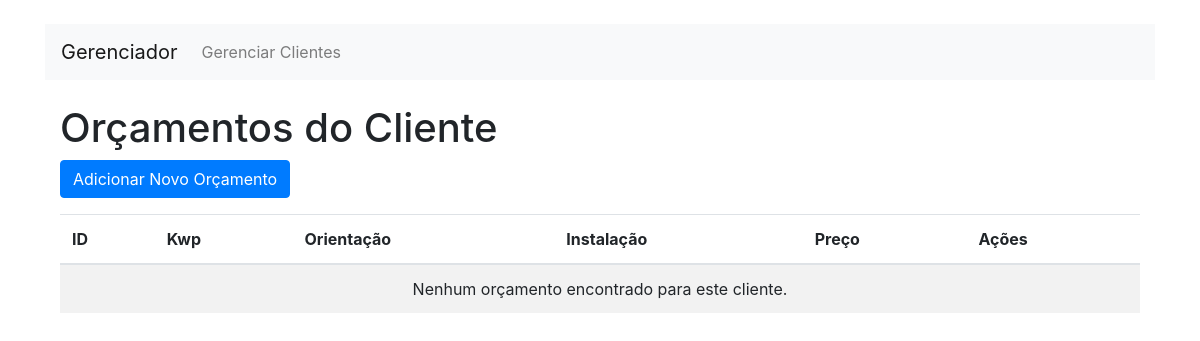
The page /index.php?entity=orcamento&cliente_id=1 on the database as committed earlier.
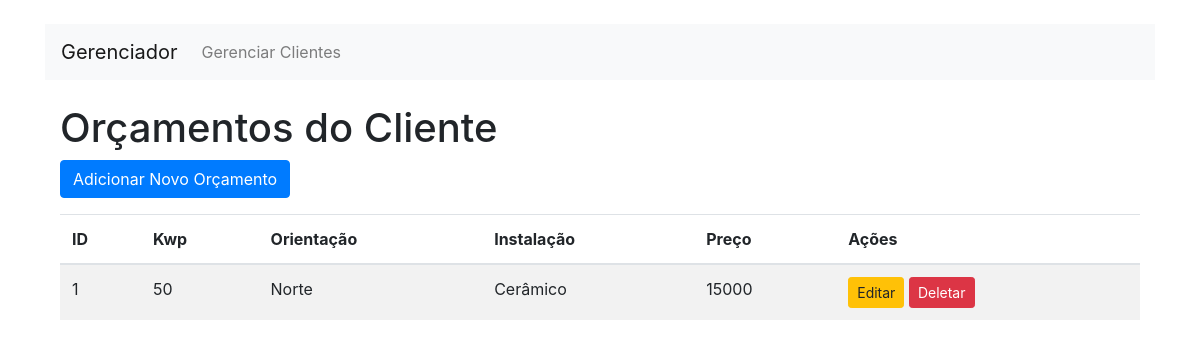
The same page on the database as committed later.
### tables this page shows
CREATE TABLE orcamentos (
    id INTEGER PRIMARY KEY AUTOINCREMENT,
    cliente_id INTEGER NOT NULL,
    kwp TEXT NOT NULL,
    orientacao TEXT NOT NULL,
    instalacao TEXT NOT NULL,
    preco REAL NOT NULL,
    FOREIGN KEY (cliente_id) REFERENCES clientes(id)
);

### Config/database.php (called while the page is built, shortened)
<?php
class Database {
    private $connection;
    public function __construct() {
        $this->connection = new PDO('sqlite:./database.sqlite');
        $this->connection->setAttribute(PDO::ATTR_ERRMODE, PDO::ERRMODE_EXCEPTION);
    }
    public function getConnection() {
        return $this->connection;
    }
}
?>

### Controllers/orcamentoController.php (called while the page is built, shortened)
<?php
require_once 'Models/orcamento.php';
class OrcamentoController {
    public function read($cliente_id = null) {
        $orcamento = new Orcamento();
        return $orcamento->read($cliente_id);
    }
}
?>

### Models/orcamento.php (called while the page is built, shortened)
<?php
class Orcamento {
    private $db;
    private $table = 'orcamentos';
    public function __construct() {
        $this->db = (new Database())->getConnection();
    }
    public function read($cliente_id) {
        $query = "SELECT * FROM " . $this->table . " WHERE cliente_id = :cliente_id";
        $stmt = $this->db->prepare($query);
        $stmt->bindParam(':cliente_id', $cliente_id);
        $stmt->execute();
        return $stmt->fetchAll(PDO::FETCH_ASSOC);
    }
}
?>

### Views/orcamento/index.php (the view, shortened to what this page needs)
<!DOCTYPE html>
<html lang="pt-BR">
<head>
    <link rel="stylesheet" href="https://maxcdn.bootstrapcdn.com/bootstrap/4.5.2/css/bootstrap.min.css">
</head>
<body>
    <div class="container mt-4">
        <h1>Orçamentos do Cliente</h1>
        <?php if (isset($cliente_id)): ?>
            <a href="index.php?entity=orcamento&action=create&cliente_id=<?= htmlspecialchars($cliente_id) ?>" class="btn btn-primary mb-3">Adicionar Novo Orçamento</a>
        <?php endif; ?>
        <table class="table table-striped">
            <thead>
                <tr>
                    <th>ID</th>
                    <th>Kwp</th>
                    <th>Orientação</th>
                    <th>Instalação</th>
                    <th>Preço</th>
                    <th>Ações</th>
                </tr>
            </thead>
            <tbody>
                <?php if (!empty($orcamentos)): ?>
                    <?php foreach ($orcamentos as $orcamento): ?>
                        <tr>
                            <td><?= htmlspecialchars($orcamento['id']) ?></td>
                            <td><?= htmlspecialchars($orcamento['kwp']) ?></td>
                            <td><?= htmlspecialchars($orcamento['orientacao']) ?></td>
                            <td><?= htmlspecialchars($orcamento['instalacao']) ?></td>
                            <td><?= htmlspecialchars($orcamento['preco']) ?></td>
                            <td>
                                <a href="index.php?entity=orcamento&action=edit&id=<?= htmlspecialchars($orcamento['id']) ?>&cliente_id=<?= htmlspecialchars($cliente_id) ?>" class="btn btn-warning btn-sm">Editar</a>
                                <a href="index.php?entity=orcamento&action=delete&id=<?= htmlspecialchars($orcamento['id']) ?>&cliente_id=<?= htmlspecialchars($cliente_id) ?>" class="btn btn-danger btn-sm" onclick="return confirm('Tem certeza que deseja excluir este orçamento?')">Deletar</a>
                            </td>
                        </tr>
                    <?php endforeach; ?>
                <?php else: ?>
                    <tr>
                        <td colspan="6" class="text-center">Nenhum orçamento encontrado para este cliente.</td>
                    </tr>
                <?php endif; ?>
            </tbody>
        </table>
    </div>
</body>
</html>

Rows that differ between the two databases and show on the page:
added orcamentos: id "1", kwp "50", orientacao "Norte", instalacao "Cerâmico", preco "15000"
Other text that changed with them:
text no longer shown: "Nenhum orçamento encontrado para este cliente."
